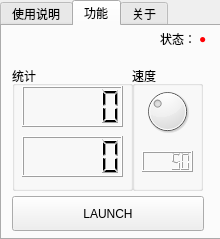
<?xml version="1.0" encoding="UTF-8"?>
<ui version="4.0">
 <class>MainWindow</class>
 <widget class="QMainWindow" name="MainWindow">
  <property name="geometry">
   <rect>
    <x>0</x>
    <y>0</y>
    <width>220</width>
    <height>239</height>
   </rect>
  </property>
  <property name="sizePolicy">
   <sizepolicy hsizetype="Fixed" vsizetype="Fixed">
    <horstretch>0</horstretch>
    <verstretch>0</verstretch>
   </sizepolicy>
  </property>
  <property name="windowTitle">
   <string>DOPro1-反制动的机枪</string>
  </property>
  <property name="windowIcon">
   <iconset>
    <normaloff>icon.png</normaloff>icon.png</iconset>
  </property>
  <widget class="QWidget" name="centralWidget">
   <widget class="QTabWidget" name="tabWidget">
    <property name="geometry">
     <rect>
      <x>0</x>
      <y>0</y>
      <width>221</width>
      <height>240</height>
     </rect>
    </property>
    <property name="sizePolicy">
     <sizepolicy hsizetype="Fixed" vsizetype="Fixed">
      <horstretch>0</horstretch>
      <verstretch>0</verstretch>
     </sizepolicy>
    </property>
    <property name="currentIndex">
     <number>1</number>
    </property>
    <widget class="QWidget" name="tab_3">
     <attribute name="title">
      <string>使用说明</string>
     </attribute>
     <widget class="QTextBrowser" name="textBrowser">
      <property name="geometry">
       <rect>
        <x>0</x>
        <y>0</y>
        <width>215</width>
        <height>212</height>
       </rect>
      </property>
      <property name="palette">
       <palette>
        <active>
         <colorrole role="Base">
          <brush brushstyle="SolidPattern">
           <color alpha="0">
            <red>240</red>
            <green>240</green>
            <blue>240</blue>
           </color>
          </brush>
         </colorrole>
        </active>
        <inactive>
         <colorrole role="Base">
          <brush brushstyle="SolidPattern">
           <color alpha="0">
            <red>240</red>
            <green>240</green>
            <blue>240</blue>
           </color>
          </brush>
         </colorrole>
        </inactive>
        <disabled>
         <colorrole role="Base">
          <brush brushstyle="SolidPattern">
           <color alpha="255">
            <red>240</red>
            <green>240</green>
            <blue>240</blue>
           </color>
          </brush>
         </colorrole>
        </disabled>
       </palette>
      </property>
      <property name="html">
       <string>&lt;!DOCTYPE HTML PUBLIC &quot;-//W3C//DTD HTML 4.0//EN&quot; &quot;http://www.w3.org/TR/REC-html40/strict.dtd&quot;&gt;
&lt;html&gt;&lt;head&gt;&lt;meta name=&quot;qrichtext&quot; content=&quot;1&quot; /&gt;&lt;style type=&quot;text/css&quot;&gt;
p, li { white-space: pre-wrap; }
&lt;/style&gt;&lt;/head&gt;&lt;body style=&quot; font-family:'SimSun'; font-size:9pt; font-weight:400; font-style:normal;&quot;&gt;
&lt;p style=&quot; margin-top:0px; margin-bottom:0px; margin-left:0px; margin-right:0px; -qt-block-indent:0; text-indent:0px;&quot;&gt; &lt;/p&gt;
&lt;p style=&quot; margin-top:0px; margin-bottom:0px; margin-left:0px; margin-right:0px; -qt-block-indent:0; text-indent:0px;&quot;&gt; 1.复制待发送内容至剪贴板&lt;/p&gt;
&lt;p style=&quot; margin-top:0px; margin-bottom:0px; margin-left:0px; margin-right:0px; -qt-block-indent:0; text-indent:0px;&quot;&gt;&lt;br /&gt; 2.打开功能选项卡设置参数&lt;/p&gt;
&lt;p style=&quot; margin-top:0px; margin-bottom:0px; margin-left:0px; margin-right:0px; -qt-block-indent:0; text-indent:0px;&quot;&gt;&lt;br /&gt; 3.激活输入框&lt;/p&gt;
&lt;p style=&quot; margin-top:0px; margin-bottom:0px; margin-left:0px; margin-right:0px; -qt-block-indent:0; text-indent:0px;&quot;&gt;&lt;br /&gt; 4.按下LAUNCH开始发送&lt;br /&gt;  按下STOP停止发送&lt;/p&gt;
&lt;p style=&quot;-qt-paragraph-type:empty; margin-top:0px; margin-bottom:0px; margin-left:0px; margin-right:0px; -qt-block-indent:0; text-indent:0px;&quot;&gt;&lt;br /&gt;&lt;/p&gt;
&lt;p style=&quot; margin-top:0px; margin-bottom:0px; margin-left:0px; margin-right:0px; -qt-block-indent:0; text-indent:0px;&quot;&gt;   *仅可用于windows平台*&lt;/p&gt;&lt;/body&gt;&lt;/html&gt;</string>
      </property>
     </widget>
    </widget>
    <widget class="QWidget" name="tab">
     <attribute name="title">
      <string>功能</string>
     </attribute>
     <widget class="QLabel" name="label">
      <property name="geometry">
       <rect>
        <x>158</x>
        <y>5</y>
        <width>41</width>
        <height>16</height>
       </rect>
      </property>
      <property name="text">
       <string>状态：</string>
      </property>
     </widget>
     <widget class="QLabel" name="label_2">
      <property name="geometry">
       <rect>
        <x>197</x>
        <y>5</y>
        <width>16</width>
        <height>16</height>
       </rect>
      </property>
      <property name="text">
       <string>&lt;html&gt;&lt;head/&gt;&lt;body&gt;&lt;p&gt;&lt;span style=&quot; color:#ff0004;&quot;&gt;●&lt;/span&gt;&lt;/p&gt;&lt;/body&gt;&lt;/html&gt;</string>
      </property>
     </widget>
     <widget class="QGroupBox" name="groupBox">
      <property name="geometry">
       <rect>
        <x>130</x>
        <y>40</y>
        <width>71</width>
        <height>125</height>
       </rect>
      </property>
      <property name="toolTip">
       <string>个/分钟</string>
      </property>
      <property name="title">
       <string>速度</string>
      </property>
      <widget class="QDial" name="dial">
       <property name="enabled">
        <bool>true</bool>
       </property>
       <property name="geometry">
        <rect>
         <x>10</x>
         <y>20</y>
         <width>51</width>
         <height>51</height>
        </rect>
       </property>
       <property name="minimum">
        <number>1</number>
       </property>
       <property name="maximum">
        <number>150</number>
       </property>
       <property name="value">
        <number>50</number>
       </property>
      </widget>
      <widget class="QLCDNumber" name="lcdNumber">
       <property name="geometry">
        <rect>
         <x>10</x>
         <y>85</y>
         <width>51</width>
         <height>21</height>
        </rect>
       </property>
       <property name="value" stdset="0">
        <double>50.000000000000000</double>
       </property>
      </widget>
     </widget>
     <widget class="QGroupBox" name="groupBox_2">
      <property name="geometry">
       <rect>
        <x>10</x>
        <y>40</y>
        <width>121</width>
        <height>125</height>
       </rect>
      </property>
      <property name="title">
       <string>统计</string>
      </property>
      <widget class="QLCDNumber" name="lcdNumber_2">
       <property name="geometry">
        <rect>
         <x>10</x>
         <y>20</y>
         <width>101</width>
         <height>41</height>
        </rect>
       </property>
      </widget>
      <widget class="QLCDNumber" name="lcdNumber_3">
       <property name="geometry">
        <rect>
         <x>10</x>
         <y>70</y>
         <width>101</width>
         <height>41</height>
        </rect>
       </property>
      </widget>
     </widget>
     <widget class="QPushButton" name="pushButton">
      <property name="geometry">
       <rect>
        <x>10</x>
        <y>170</y>
        <width>192</width>
        <height>35</height>
       </rect>
      </property>
      <property name="text">
       <string>LAUNCH</string>
      </property>
     </widget>
    </widget>
    <widget class="QWidget" name="tab_2">
     <attribute name="title">
      <string>关于</string>
     </attribute>
     <widget class="QGroupBox" name="groupBox_3">
      <property name="geometry">
       <rect>
        <x>0</x>
        <y>0</y>
        <width>215</width>
        <height>212</height>
       </rect>
      </property>
      <property name="title">
       <string/>
      </property>
      <widget class="QLabel" name="label_4">
       <property name="geometry">
        <rect>
         <x>1</x>
         <y>24</y>
         <width>211</width>
         <height>31</height>
        </rect>
       </property>
       <property name="font">
        <font>
         <family>Envy Code R</family>
        </font>
       </property>
       <property name="text">
        <string>Powered by DreamOffice</string>
       </property>
       <property name="alignment">
        <set>Qt::AlignCenter</set>
       </property>
      </widget>
      <widget class="QLabel" name="label_5">
       <property name="geometry">
        <rect>
         <x>0</x>
         <y>70</y>
         <width>211</width>
         <height>31</height>
        </rect>
       </property>
       <property name="text">
        <string>创意:梦想</string>
       </property>
       <property name="alignment">
        <set>Qt::AlignCenter</set>
       </property>
      </widget>
      <widget class="QLabel" name="label_6">
       <property name="geometry">
        <rect>
         <x>0</x>
         <y>100</y>
         <width>211</width>
         <height>31</height>
        </rect>
       </property>
       <property name="text">
        <string>程序:梦想</string>
       </property>
       <property name="alignment">
        <set>Qt::AlignCenter</set>
       </property>
      </widget>
      <widget class="QLabel" name="label_7">
       <property name="geometry">
        <rect>
         <x>0</x>
         <y>130</y>
         <width>211</width>
         <height>31</height>
        </rect>
       </property>
       <property name="text">
        <string>设计:小黑</string>
       </property>
       <property name="alignment">
        <set>Qt::AlignCenter</set>
       </property>
      </widget>
      <widget class="QLabel" name="label_8">
       <property name="geometry">
        <rect>
         <x>100</x>
         <y>190</y>
         <width>111</width>
         <height>20</height>
        </rect>
       </property>
       <property name="font">
        <font>
         <family>Envy Code R</family>
         <pointsize>7</pointsize>
        </font>
       </property>
       <property name="text">
        <string>&lt;html&gt;&lt;head/&gt;&lt;body&gt;&lt;p&gt;&lt;span style=&quot; color:#818181;&quot;&gt;Version:1.0.0 Beta&lt;/span&gt;&lt;/p&gt;&lt;/body&gt;&lt;/html&gt;</string>
       </property>
       <property name="alignment">
        <set>Qt::AlignCenter</set>
       </property>
      </widget>
     </widget>
    </widget>
   </widget>
  </widget>
 </widget>
 <resources/>
 <connections/>
</ui>
